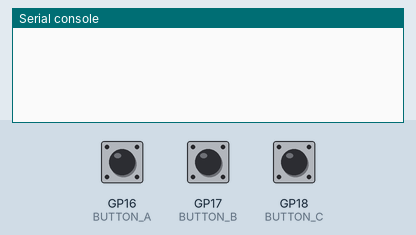
Simulated run of this program. Board: Raspberry Pi Pico running MicroPython. Shown: the last lines printed to the serial console. The inputs (shaded band) are chosen by the test bench; at power-on: GP16 (BUTTON_A) HIGH, GP17 (BUTTON_B) HIGH, GP18 (BUTTON_C) HIGH.

Above: at 1.2 s.
1.3 s: GP16 (BUTTON_A) pulled LOW for 0.15 s
At 2.1 s:
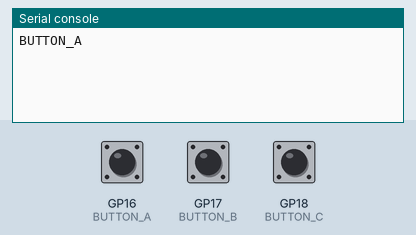
2.9 s: GP17 (BUTTON_B) pulled LOW for 0.15 s
At 4.1 s:
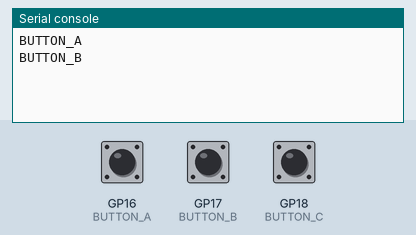
4.5 s: GP18 (BUTTON_C) pulled LOW for 0.15 s
At 5.8 s:
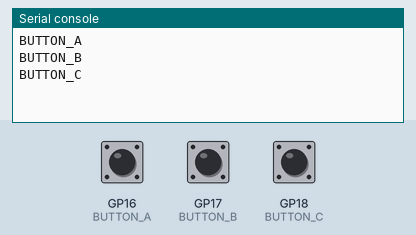

The program:

main.py
```python
from machine import Pin
import time

# 三个按钮，各自连接 GPIO 和 GND
buttons = {
    "BUTTON_A": Pin(16, Pin.IN, Pin.PULL_UP),
    "BUTTON_B": Pin(17, Pin.IN, Pin.PULL_UP),
    "BUTTON_C": Pin(18, Pin.IN, Pin.PULL_UP)
}

# 记录之前的按钮状态
last_states = {
    name: button.value()
    for name, button in buttons.items()
}

last_press = {
    name: 0
    for name in buttons
}

while True:
    for name, button in buttons.items():
        current = button.value()

        # 只在按下瞬间发送信号
        if current == 0 and last_states[name] == 1:
            now = time.ticks_ms()

            if time.ticks_diff(now, last_press[name]) > 250:
                print(name)
                last_press[name] = now

        last_states[name] = current

    time.sleep_ms(20)
```

Measured:
- after the input at 1.3 s, the serial console: prints a new line at once (image 1)
- after the input at 2.9 s, the serial console: prints a new line at once (image 2)
- after the input at 4.5 s, the serial console: prints a new line at once (image 3)
